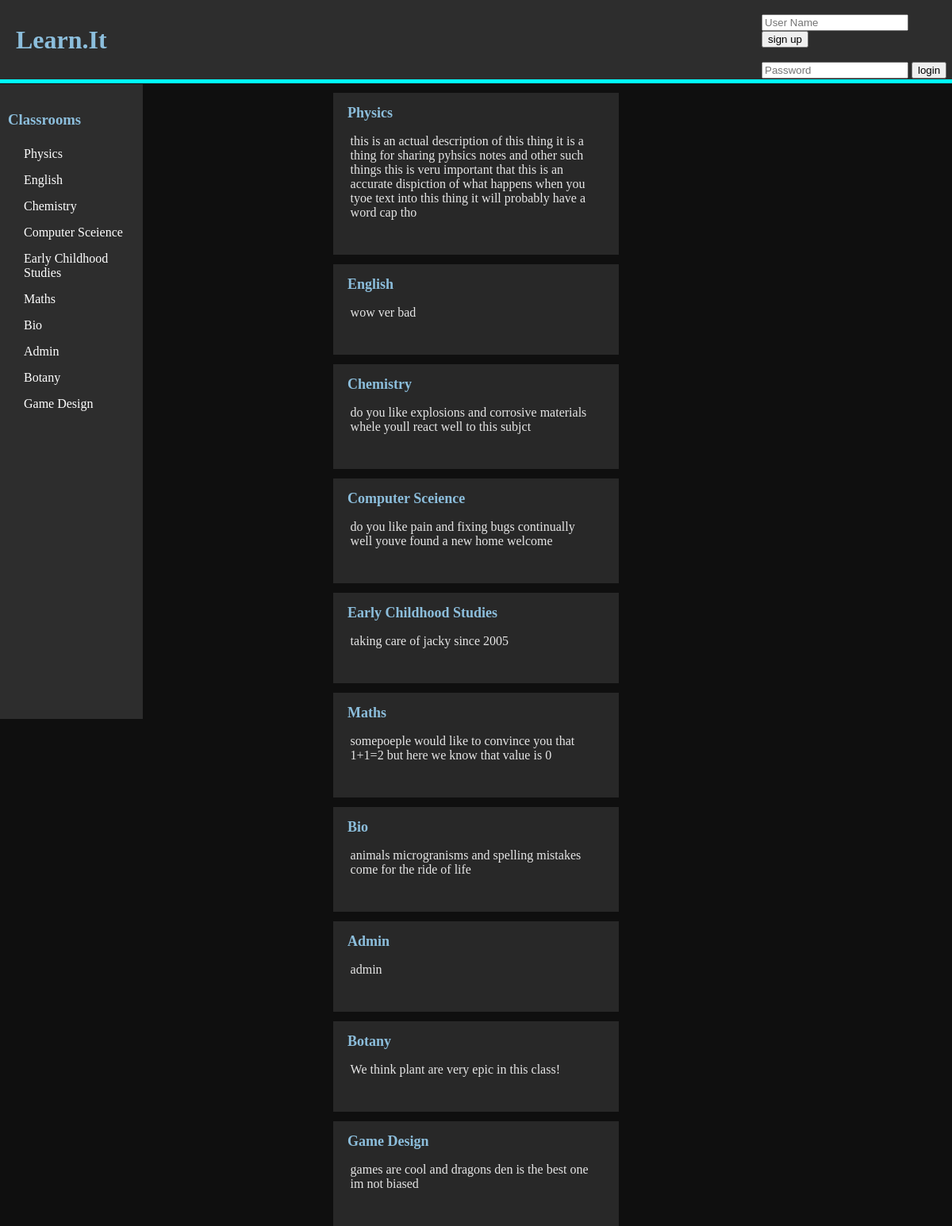
The page /c on the database as committed earlier.
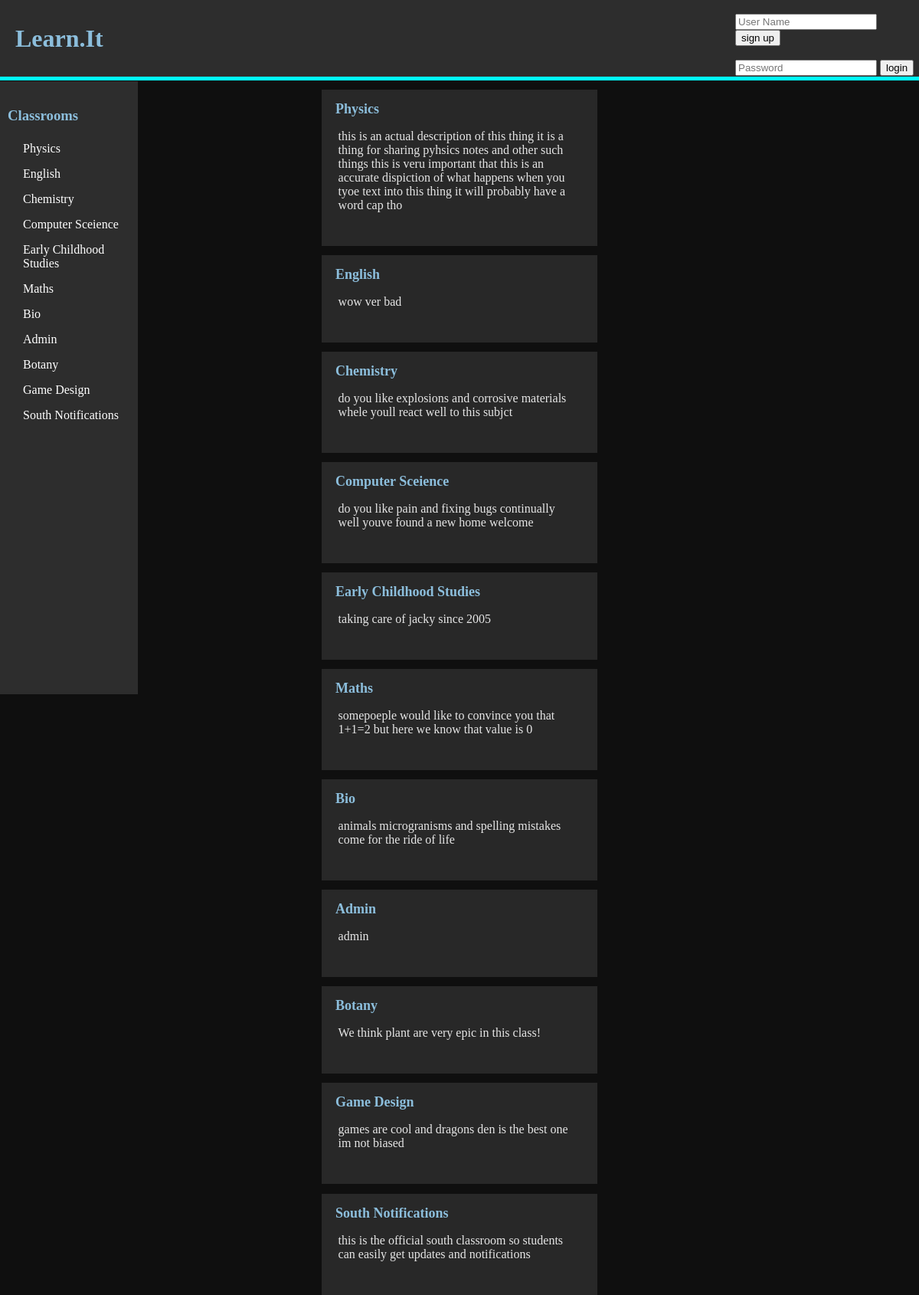
The same page on the database as committed later.
### tables this page shows
CREATE TABLE classroom (id INTEGER PRIMARY KEY, name STRING (25), description TEXT (100), ProPic TEXT);

### main.py (the view, shortened to what this page needs)
@app.route("/c")
def view_classess():
    name = ''
    my_classess = ""
    id = 0
    if session.get("_User") is None:
        classes = do_query("""SELECT name, id from classroom""", (), None)
    posts = do_query("SELECT * from classroom", (), None)
    return render_template("ClassMenu.html", title="Classes", stuff=posts,
                           classrooms=classes, uid=id, user_name=name, myclassrooms=my_classess)

### main.py (called while the page is built)
def do_query(query, data, fetch):
    conn = sqlite3.connect("learnit.db")
    cur = conn.cursor()
    cur.execute(query, data)
    if fetch is None:
        result = cur.fetchall()
    else:
        result = cur.fetchone()
    conn.close()
    return result

### templates/ClassMenu.html (shortened to what this page needs)
<!DOCTYPE html>
<html lang="en" dir="ltr">
  <head>
  </head>
  <body>
    {%include 'header.html'%}
    {%include 'sidebar.html'%}
    {%for i in stuff%}
    <div class="post">
      <a href="/c/{{i[0]}}"><h1 class="post-title" >{{i[1]}}</h1></a>
      <p class="post-text">{{i[2]}}</p>
      <br>
    </div>
    {%endfor%}
  </body>
</html>

### templates/header.html (shortened to what this page needs)
<!DOCTYPE html>
<html lang="en" dir="ltr">
<link rel="stylesheet" href="../static/css/style.css">
  <head>
  </head>
  <body>
    <div class="header">
        <h1 class="title"><a href="/" class="Title-link">Learn.it</a>
        </h1>
        {%if login != "1"%}
        <div class="login-box">
          {%if uid == 0%}
          <br>
          <form class="" action="/login" method="post">
            <input class="login-input" type="text" name="UserName" placeholder="User Name">
            <button type="button" name="button"><a href="sign-up">sign up</a> </button>
            <br><br>
            <input class="login-input" type="password" name="Password" placeholder="Password">
            <input type="submit" name="" value="login">
          </form>
          {%else%}
          <form class="logout" action="/logout" method="post">
            <input type="submit" name="" value="logout">
          </form>
              <p class="loggedin-name">{{user_name[0]}}</p>
          {%endif%}
        </div>
        {%endif%}
    </div>
  </body>
</html>

### templates/sidebar.html (shortened to what this page needs)
<!DOCTYPE html>
<html lang="en" dir="ltr">
<link rel="stylesheet" href="../static/css/style.css">
  <head>
  </head>
  <body>
    <div class="sidebar">
      <a href="/c" class="sidebar-Title"><h3 class="sidebar-Title">Classrooms</h3></a>
      {%for i in classrooms%}
        <a href="/c/{{i[1]}}" class="sidebar-Text">{{i[0]}}</a>
      {%endfor%}
    </div>
  </body>
</html>

### static/css/style.css (style rules this page uses)
div.header { width: 100%; background-color: rgb(45,45,45); height: 100px; padding: 0; color: rgb(140,190,220); border-bottom: solid 5px cyan; margin-bottom: 1px; position: relative; }
body { margin: 0; background-color: rgb(15,15,15) }
a { text-decoration: none; }
.title { margin-top: 0px; margin-left: 20px; text-transform: capitalize; line-height: 100px; text-decoration: none; color:rgb(140,190,220); margin-bottom: 0; float:left; }
.Title-link { text-decoration: none; height:100%; color:rgb(140,190,220); }
.sidebar { height: 100vh; width: 15vw; background-color: rgb(45,45,45); color:rgb(140,190,220); float: left; top: 0px; position:sticky; }
.sidebar-Title { margin-top: 0px; margin-left: 10px; line-height: 30px; color: rgb(140,190,220); text-decoration: none; }
.sidebar-Text { margin-left: 30px; color: white; text-transform: capitalize; display: block; margin-bottom: 15px; }
div.post { margin-left: auto; margin-right: auto; width: 30vw; background-color: rgb(40,40,40); padding-bottom: 10px; }
.post-title { font-size: large; color: rgb(140,190,220); text-transform: capitalize; margin-left: 5%; margin-right: 5%; margin-bottom: 2px; padding-bottom: 0px; padding-top: 15px; text-decoration: none; }
.post-text { width: 85%; margin-left: 1%; padding-left: 5%; padding-right: 5%; color: rgb(230,230,230); overflow:hidden; background-color: rgb(40,40,40); resize: none; border: None; overflow-y: auto; }
.login-box { position: absolute; display: inline-block; height: 100%; width: 20%; right: 0; float: right; }
.login-input { marign-left:10px; background color: rgba(200, 200, 200, 0.25); }
a { color: inherit; text-decoration: none; }

Rows that differ between the two databases and show on the page:
added classroom: name "South Notifications", description "this is the official south classroom so students can easily get updates and notifications"
